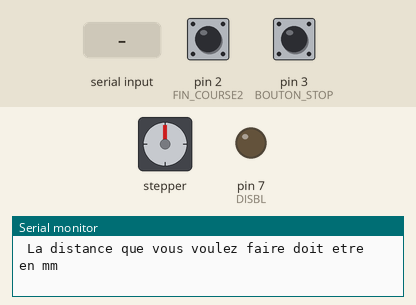
A sketch run on a simulated Arduino Uno, built with avr-gcc and run on an emulated ATmega328P. On the bench: stepper motor, output pins drawn as LEDs (lit = HIGH), the last lines printed to the serial monitor. Inputs (shaded band) come from the test bench; at power-on: pin 2 (FIN_COURSE2) HIGH, pin 3 (BOUTON_STOP) HIGH. Stepper angles assume 200 steps per turn.

Above: at 1.2 s.
1.3 s: "90,45\n" received over Serial
At 1.45 s:
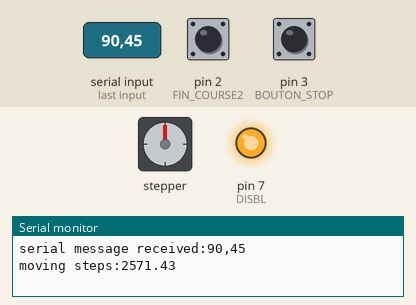
4.3 s: pin 2 (FIN_COURSE2) pulled LOW for 0.15 s
At 5.5 s:
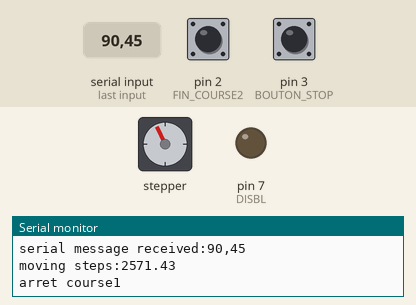
5.9 s: "5\n" received over Serial
At 7.7 s:
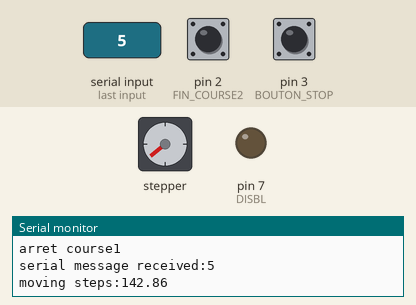
8.0 s: "1,90,45\n" received over Serial
At 9.1 s:
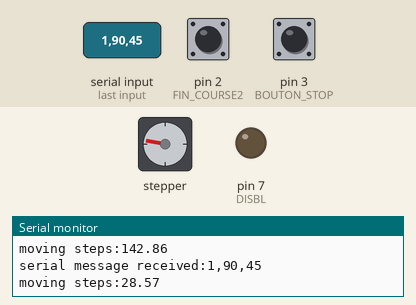
9.7 s: "30,150\n" received over Serial
At 12.4 s:
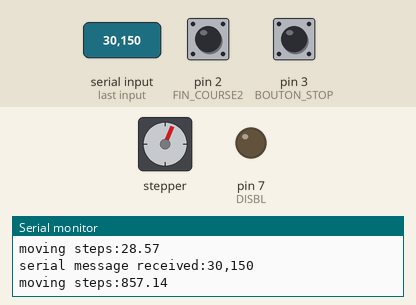
12.7 s: "90\n" received over Serial
At 12.85 s:
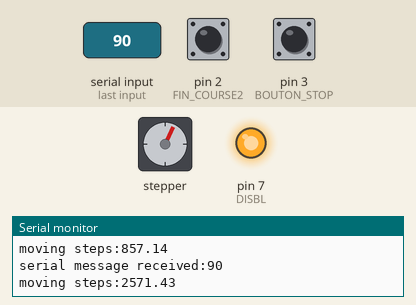
Timing chart, 0 to 16.7 s (numbered marks = the images above; inputs shaded):
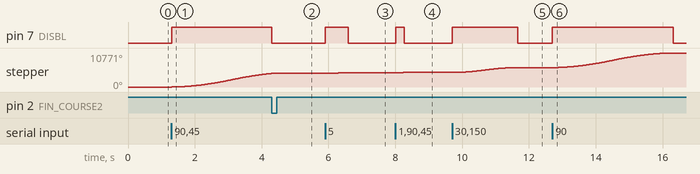

The sketch:

Stepper.ino
```cpp
#include <Arduino.h>
#include <AccelStepper.h>
// 1000pas=3,5cm in real life
// vitesse lien serie USB
#define SERIAL_RATE 9600
// taille max tampon donnees lien serie
#define STRING_SIZE 255

// All the wires needed for full functionality
#define STEP 9
#define DIR 8
#define DISBL 7
#define FIN_COURSE1 1
#define FIN_COURSE2 2
#define BOUTON_STOP 3
// vitesse rotation moteur cible;
#define MAX_SPEED 2400
#define ACCELERATION 1000

// garder le moteur alimente pour tenir la position
AccelStepper stepper (1, STEP, DIR);

// Serial vars
unsigned int inputCharCount = 0;
String inputString = "";  // a string to hold incoming data
boolean stringComplete = false;  // whether the string is complete

// pas a faire tourner
double pas = 0;


void setup() {
  Serial.begin(SERIAL_RATE);
  inputString.reserve(STRING_SIZE);
  while (!Serial) {;}
  Serial.println("Parametrez le moniteur serie pour l'envoi du caractere 'Nouvelle Ligne'\n La distance que vous voulez faire doit etre en mm");
  stringComplete = false;
  pinMode(DISBL, OUTPUT); // disable coil pin
  pinMode(FIN_COURSE1, INPUT_PULLUP);
  pinMode(FIN_COURSE2, INPUT_PULLUP);
  pinMode(BOUTON_STOP, INPUT_PULLUP);
  digitalWrite(DISBL, LOW); // disable coils
  attachInterrupt(digitalPinToInterrupt(BOUTON_STOP), arret_urgence, FALLING);
  attachInterrupt(digitalPinToInterrupt(FIN_COURSE1), arret_course2, FALLING);
  attachInterrupt(digitalPinToInterrupt(FIN_COURSE2), arret_course1, FALLING);
  stepper.setMaxSpeed(MAX_SPEED); // Set target motor RPM.
}


void loop() {
  serialEvent();
  if (stringComplete) {
    Serial.print("serial message received:");
    Serial.println(inputString);
    if (inputString.startsWith("-")) {
      pas = 0 - (inputString.substring(1).toInt()/0.035);
    } else {
      pas = (inputString.toInt()/0.035);
    }
    inputCharCount = 0;
    inputString = "";
    stringComplete = false;
  }
  else if (pas != 0) {
    Serial.print("moving steps:");
    Serial.println(pas);
    stepper.setAcceleration (ACCELERATION);
    stepper.move(pas); // move avec un nombre en step
    pas = 0;
    digitalWrite(DISBL, HIGH); // active coils
  }
  stepper.run();
  if (stepper.speed() == 0) {
    digitalWrite(DISBL, LOW); // disable coils
  }
}

void arret_urgence() {
  Serial.println("arret urgence \n");
  stepper.setSpeed(0);
  stepper.moveTo(stepper.currentPosition());
  // stepper.stop(); // slow stop, deccelerate before stop ...
  pas = 0;
}
void arret_course1() {
  Serial.println("arret course1 \n");
  stepper.setSpeed(0);
  stepper.moveTo(stepper.currentPosition());
  // stepper.stop(); // slow stop, deccelerate before stop ...
  pas = 0;
}
void arret_course2() {
  Serial.println("arret course2 \n");
  stepper.setSpeed(0);
  stepper.moveTo(stepper.currentPosition());
  // stepper.stop(); // slow stop, deccelerate before stop ...
  pas = 0;
}

void serialEvent() {
  while (Serial.available()) {
    char inChar = (char)Serial.read();
    inputCharCount ++;
    if (inputCharCount < STRING_SIZE) {
      inputString += inChar;
      if (inChar == '\n') {
        stringComplete = true;
      }
    } else {
      stringComplete = true;
    }
  }
}
```

Measured:
- after the input at 1.3 s, pin 7 (DISBL): LOW → HIGH at once; stepper: keeps turning clockwise at about 1438°/s, starting at once
- after the input at 4.3 s, pin 7 (DISBL): HIGH → LOW after 0.00 s instead of 0.63 s
- after the input at 5.9 s, pin 7 (DISBL): LOW → HIGH at once, → LOW 0.69 s later; stepper: turns 256° clockwise in 0.69 s, starting at once
- after the input at 8.0 s, pin 7 (DISBL): LOW → HIGH at once, → LOW 0.25 s later; stepper: turns 50° clockwise in 0.25 s, starting at once
- after the input at 9.7 s, pin 7 (DISBL): LOW → HIGH at once, → LOW 2.0 s later; stepper: turns 1543° clockwise in 2.0 s, starting at once
- after the input at 12.7 s, pin 7 (DISBL): LOW → HIGH at once, → LOW 3.6 s later; stepper: keeps turning clockwise at about 1279°/s, starting at once
